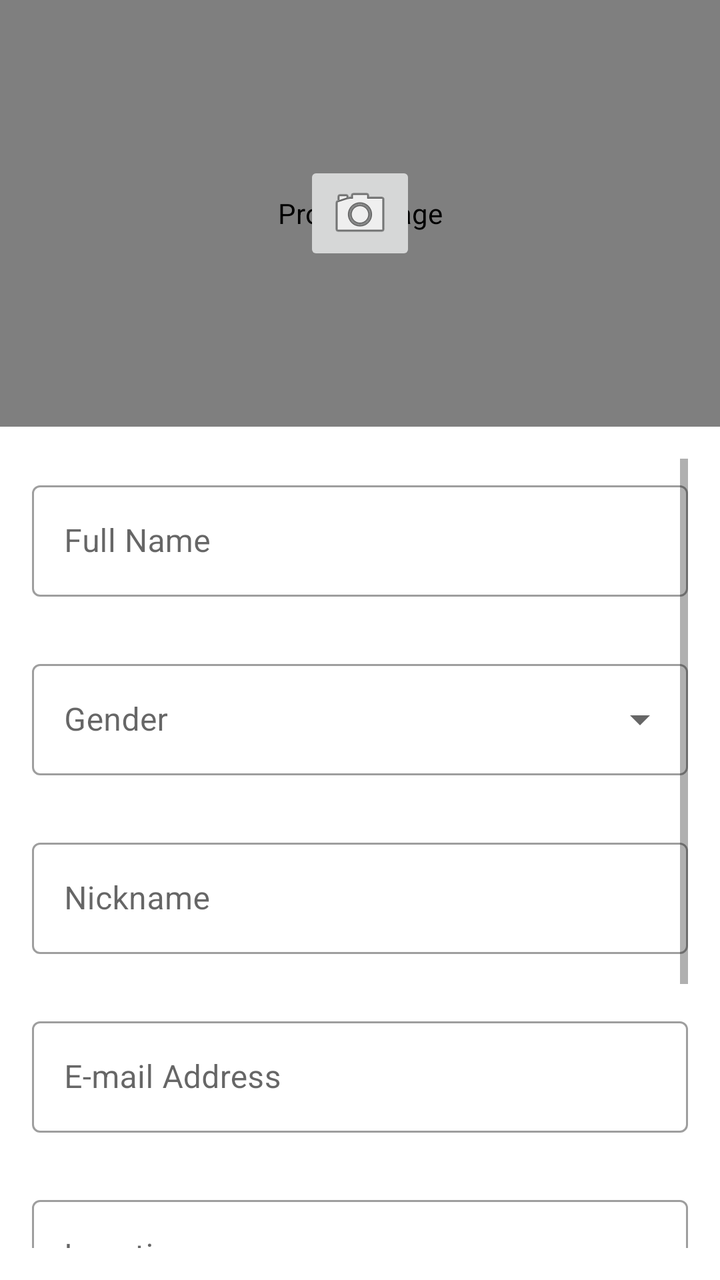
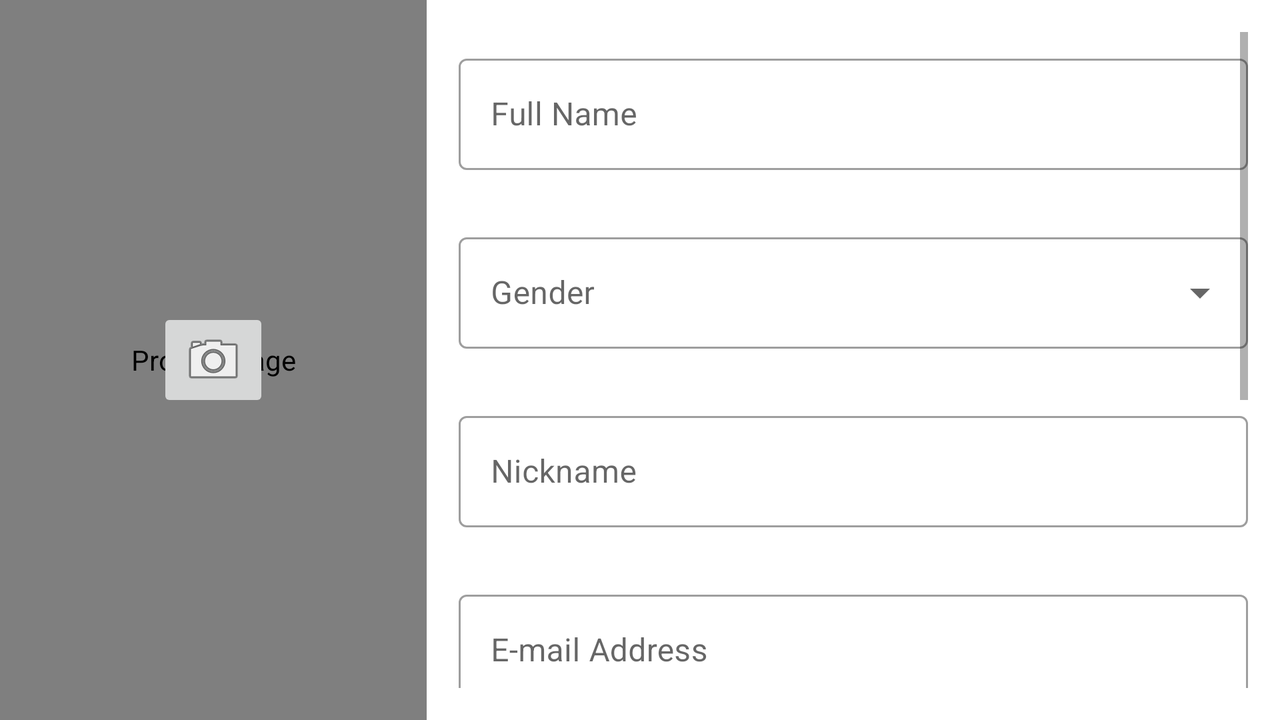

An Android layout and its configuration variant, each rendered on a device that would load it. The default file and the variant file are quoted in full after the pictures.
<!-- AndroidManifest.xml: application theme Theme.GoingMAD -->
<!-- res/layout/fragment_edit_profile.xml -->
<?xml version="1.0" encoding="utf-8"?>
<androidx.constraintlayout.widget.ConstraintLayout xmlns:android="http://schemas.android.com/apk/res/android"
    xmlns:app="http://schemas.android.com/apk/res-auto"
    xmlns:tools="http://schemas.android.com/tools"
    android:layout_width="match_parent"
    android:layout_height="match_parent">

    <de.hdodenhof.circleimageview.CircleImageView
        android:id="@+id/editProfileImage"
        android:layout_width="match_parent"
        android:layout_height="0dp"
        android:contentDescription="@string/profile_image"
        android:padding="16dp"
        app:layout_constraintBottom_toTopOf="@+id/scrollView"
        app:layout_constraintEnd_toEndOf="parent"
        app:layout_constraintHorizontal_bias="0.5"
        app:layout_constraintStart_toStartOf="parent"
        app:layout_constraintTop_toTopOf="parent"
        app:layout_constraintVertical_weight="1"
        tools:src="@tools:sample/avatars" />

    <ImageButton
        android:id="@+id/setImageButton"
        android:layout_width="wrap_content"
        android:layout_height="wrap_content"
        android:contentDescription="@string/set_profile_image"
        app:layout_constraintBottom_toBottomOf="@+id/editProfileImage"
        app:layout_constraintEnd_toEndOf="@+id/editProfileImage"
        app:layout_constraintStart_toStartOf="@+id/editProfileImage"
        app:layout_constraintTop_toTopOf="@+id/editProfileImage"
        app:srcCompat="@android:drawable/ic_menu_camera" />

    <ScrollView
        android:id="@+id/scrollView"
        android:layout_width="match_parent"
        android:layout_height="0dp"
        android:orientation="vertical"
        app:layout_constraintBottom_toBottomOf="parent"
        app:layout_constraintEnd_toEndOf="parent"
        app:layout_constraintHorizontal_bias="0.5"
        app:layout_constraintStart_toStartOf="@+id/editProfileImage"
        app:layout_constraintTop_toBottomOf="@+id/editProfileImage"
        app:layout_constraintVertical_weight="2"
        android:padding="16dp">

        <androidx.constraintlayout.widget.ConstraintLayout
            android:layout_width="match_parent"
            android:layout_height="wrap_content">

            <com.google.android.material.textfield.TextInputLayout
                android:id="@+id/editTextFullnameLabel"
                android:layout_width="match_parent"
                android:layout_height="wrap_content"
                android:hint="@string/full_name_label"
                android:paddingTop="8dp"
                app:errorEnabled="true"
                app:layout_constraintBottom_toTopOf="@+id/editTextGenderLabel"
                app:layout_constraintTop_toBottomOf="parent"
                style="@style/Widget.MaterialComponents.TextInputLayout.OutlinedBox">

                <com.google.android.material.textfield.TextInputEditText
                    android:id="@+id/editTextFullname"
                    android:layout_width="match_parent"
                    android:layout_height="wrap_content"
                    android:inputType="textCapWords" />
            </com.google.android.material.textfield.TextInputLayout>


            <com.google.android.material.textfield.TextInputLayout
                android:id="@+id/editTextGenderLabel"
                style="@style/Widget.MaterialComponents.TextInputLayout.OutlinedBox.ExposedDropdownMenu"
                android:layout_width="match_parent"
                android:layout_height="wrap_content"
                android:paddingTop="8dp"
                app:errorEnabled="true"
                app:layout_constraintBottom_toTopOf="@+id/editTextNicknameLabel"
                app:layout_constraintTop_toBottomOf="@+id/editTextFullnameLabel"
                android:hint="@string/gender">

                <AutoCompleteTextView
                    android:id="@+id/editTextGender"
                    android:layout_width="match_parent"
                    android:layout_height="wrap_content"
                    android:inputType="none"
                    tools:ignore="LabelFor"
                    />

            </com.google.android.material.textfield.TextInputLayout>

            <com.google.android.material.textfield.TextInputLayout
                android:id="@+id/editTextNicknameLabel"
                android:layout_width="match_parent"
                android:layout_height="wrap_content"
                android:hint="@string/nickname_label"
                android:paddingTop="8dp"
                app:errorEnabled="true"
                app:layout_constraintBottom_toTopOf="@+id/editTextEmailLabel"
                app:layout_constraintTop_toBottomOf="@+id/editTextGenderLabel"
                style="@style/Widget.MaterialComponents.TextInputLayout.OutlinedBox">

                <com.google.android.material.textfield.TextInputEditText
                    android:id="@+id/editTextNickname"
                    android:layout_width="match_parent"
                    android:layout_height="wrap_content"
                    android:inputType="textPersonName" />
            </com.google.android.material.textfield.TextInputLayout>

            <com.google.android.material.textfield.TextInputLayout
                android:id="@+id/editTextEmailLabel"
                android:layout_width="match_parent"
                android:layout_height="wrap_content"
                android:hint="@string/email_label"
                android:paddingTop="8dp"
                app:errorEnabled="true"
                app:layout_constraintBottom_toTopOf="@+id/editTextLocationLabel"
                app:layout_constraintTop_toBottomOf="@+id/editTextNicknameLabel"
                style="@style/Widget.MaterialComponents.TextInputLayout.OutlinedBox">

                <com.google.android.material.textfield.TextInputEditText
                    android:id="@+id/editTextEmail"
                    android:layout_width="match_parent"
                    android:layout_height="wrap_content"
                    android:inputType="textEmailAddress" />
            </com.google.android.material.textfield.TextInputLayout>

            <com.google.android.material.textfield.TextInputLayout
                android:id="@+id/editTextLocationLabel"
                android:layout_width="match_parent"
                android:layout_height="wrap_content"
                android:hint="@string/location_label"
                android:paddingTop="8dp"
                app:errorEnabled="true"
                app:layout_constraintBottom_toTopOf="@+id/editTextCarLabel"
                app:layout_constraintTop_toBottomOf="@+id/editTextEmailLabel"
                style="@style/Widget.MaterialComponents.TextInputLayout.OutlinedBox">

                <com.google.android.material.textfield.TextInputEditText
                    android:id="@+id/editTextLocation"
                    android:layout_width="match_parent"
                    android:layout_height="wrap_content"
                    android:inputType="textCapWords" />
            </com.google.android.material.textfield.TextInputLayout>

            <com.google.android.material.textfield.TextInputLayout
                android:id="@+id/editTextCarLabel"
                android:layout_width="match_parent"
                android:layout_height="wrap_content"
                android:hint="@string/car"
                android:paddingTop="8dp"
                app:errorEnabled="true"
                app:layout_constraintBottom_toTopOf="@+id/editTextBirthdateLabel"
                app:layout_constraintTop_toBottomOf="@+id/editTextLocationLabel"
                style="@style/Widget.MaterialComponents.TextInputLayout.OutlinedBox">

                <com.google.android.material.textfield.TextInputEditText
                    android:id="@+id/editTextCar"
                    android:layout_width="match_parent"
                    android:layout_height="wrap_content"
                    android:inputType="textCapWords" />
            </com.google.android.material.textfield.TextInputLayout>

            <com.google.android.material.textfield.TextInputLayout
                android:id="@+id/editTextBirthdateLabel"
                android:layout_width="match_parent"
                android:layout_height="wrap_content"
                android:hint="@string/birth_date"
                android:paddingTop="8dp"
                app:errorEnabled="true"
                app:layout_constraintBottom_toTopOf="parent"
                app:layout_constraintTop_toBottomOf="@+id/editTextCarLabel"
                style="@style/Widget.MaterialComponents.TextInputLayout.OutlinedBox">

                <com.google.android.material.textfield.TextInputEditText
                    android:id="@+id/editTextBirthdate"
                    android:layout_width="match_parent"
                    android:layout_height="wrap_content"
                    android:inputType="textCapWords"
                    android:focusable="false"
                    android:clickable="true"/>
            </com.google.android.material.textfield.TextInputLayout>
        </androidx.constraintlayout.widget.ConstraintLayout>
    </ScrollView>
</androidx.constraintlayout.widget.ConstraintLayout>
<!-- resources referenced by this layout -->
<resources>
  <string name="birth_date">Date of Birth</string>
  <string name="car">Vehicle</string>
  <string name="email_label">E-mail Address</string>
  <string name="full_name_label">Full Name</string>
  <string name="gender">Gender</string>
  <string name="location_label">Location</string>
  <string name="nickname_label">Nickname</string>
  <string name="profile_image">Profile Image</string>
  <string name="set_profile_image">Set Profile Image</string>
  <style name="Theme.GoingMAD" parent="Theme.MaterialComponents.DayNight.DarkActionBar">
          
          <item name="colorPrimary">@color/lightblue_500</item>
          <item name="colorPrimaryVariant">@color/lightblue_500_dark_variant</item>
          <item name="colorOnPrimary">@color/black</item>
          
          <item name="colorSecondary">@color/amber_500</item>
          <item name="colorSecondaryVariant">@color/amber_500_light_variant</item>
          <item name="colorOnSecondary">@color/black</item>
          <item name="colorOnBackground">@color/black</item>
          
          <item name="android:statusBarColor" tools:targetApi="l">?attr/colorPrimaryVariant</item>
          
      </style>
  <color name="lightblue_500">#FF03A9F4</color>
  <color name="lightblue_500_dark_variant">#FF007ac1</color>
  <color name="black">#FF000000</color>
  <color name="amber_500">#FFffc107</color>
  <color name="amber_500_light_variant">#FFfff350</color>
</resources>
<!-- res/layout-land/fragment_edit_profile.xml (the repository's variant of the layout above) -->
<!-- drawn on the phone turned sideways -->
<?xml version="1.0" encoding="utf-8"?>
<androidx.constraintlayout.widget.ConstraintLayout xmlns:android="http://schemas.android.com/apk/res/android"
    xmlns:app="http://schemas.android.com/apk/res-auto"
    xmlns:tools="http://schemas.android.com/tools"
    android:layout_width="match_parent"
    android:layout_height="match_parent">

    <de.hdodenhof.circleimageview.CircleImageView
        android:id="@+id/editProfileImage"
        android:layout_width="0dp"
        android:layout_height="match_parent"
        android:contentDescription="@string/profile_image"
        android:padding="16dp"
        app:layout_constraintBottom_toBottomOf="parent"
        app:layout_constraintEnd_toStartOf="@+id/scrollView"
        app:layout_constraintHorizontal_bias="0.5"
        app:layout_constraintHorizontal_weight="1"
        app:layout_constraintStart_toStartOf="parent"
        app:layout_constraintTop_toTopOf="parent"
        tools:src="@tools:sample/avatars" />

    <ImageButton
        android:id="@+id/setImageButton"
        android:layout_width="wrap_content"
        android:layout_height="wrap_content"
        android:contentDescription="@string/set_profile_image"
        app:layout_constraintBottom_toBottomOf="@+id/editProfileImage"
        app:layout_constraintEnd_toEndOf="@+id/editProfileImage"
        app:layout_constraintStart_toStartOf="@+id/editProfileImage"
        app:layout_constraintTop_toTopOf="@+id/editProfileImage"
        app:srcCompat="@android:drawable/ic_menu_camera" />

    <ScrollView
        android:id="@+id/scrollView"
        android:layout_width="0dp"
        android:layout_height="match_parent"
        android:orientation="vertical"
        app:layout_constraintBottom_toBottomOf="parent"
        app:layout_constraintEnd_toEndOf="parent"
        app:layout_constraintStart_toEndOf="@+id/editProfileImage"
        app:layout_constraintLeft_toRightOf="@+id/editProfileImage"
        app:layout_constraintHorizontal_weight="2"
        app:layout_constraintHorizontal_bias="0.5"
        android:padding="16dp">

        <androidx.constraintlayout.widget.ConstraintLayout
            android:layout_width="match_parent"
            android:layout_height="wrap_content">

            <com.google.android.material.textfield.TextInputLayout
                android:id="@+id/editTextFullnameLabel"
                android:layout_width="match_parent"
                android:layout_height="wrap_content"
                android:hint="@string/full_name_label"
                android:paddingTop="8dp"
                app:errorEnabled="true"
                app:layout_constraintBottom_toTopOf="@+id/editTextGenderLabel"
                app:layout_constraintTop_toBottomOf="parent"
                style="@style/Widget.MaterialComponents.TextInputLayout.OutlinedBox">

                <com.google.android.material.textfield.TextInputEditText
                    android:id="@+id/editTextFullname"
                    android:layout_width="match_parent"
                    android:layout_height="wrap_content"
                    android:inputType="textCapWords" />
            </com.google.android.material.textfield.TextInputLayout>

            <com.google.android.material.textfield.TextInputLayout
                android:id="@+id/editTextGenderLabel"
                style="@style/Widget.MaterialComponents.TextInputLayout.OutlinedBox.ExposedDropdownMenu"
                android:layout_width="match_parent"
                android:layout_height="wrap_content"
                android:paddingTop="8dp"
                app:errorEnabled="true"
                app:layout_constraintBottom_toTopOf="@+id/editTextNicknameLabel"
                app:layout_constraintTop_toBottomOf="@+id/editTextFullnameLabel"
                android:hint="@string/gender">

                <AutoCompleteTextView
                    android:id="@+id/editTextGender"
                    android:layout_width="match_parent"
                    android:layout_height="wrap_content"
                    android:inputType="none"
                    tools:ignore="LabelFor" />

            </com.google.android.material.textfield.TextInputLayout>


            <com.google.android.material.textfield.TextInputLayout
                android:id="@+id/editTextNicknameLabel"
                android:layout_width="match_parent"
                android:layout_height="wrap_content"
                android:hint="@string/nickname_label"
                android:paddingTop="8dp"
                app:errorEnabled="true"
                app:layout_constraintBottom_toTopOf="@+id/editTextEmailLabel"
                app:layout_constraintTop_toBottomOf="@+id/editTextGenderLabel"
                style="@style/Widget.MaterialComponents.TextInputLayout.OutlinedBox">

                <com.google.android.material.textfield.TextInputEditText
                    android:id="@+id/editTextNickname"
                    android:layout_width="match_parent"
                    android:layout_height="wrap_content"
                    android:inputType="textPersonName" />
            </com.google.android.material.textfield.TextInputLayout>

            <com.google.android.material.textfield.TextInputLayout
                android:id="@+id/editTextEmailLabel"
                android:layout_width="match_parent"
                android:layout_height="wrap_content"
                android:hint="@string/email_label"
                android:paddingTop="8dp"
                app:errorEnabled="true"
                app:layout_constraintBottom_toTopOf="@+id/editTextLocationLabel"
                app:layout_constraintTop_toBottomOf="@+id/editTextNicknameLabel"
                style="@style/Widget.MaterialComponents.TextInputLayout.OutlinedBox">

                <com.google.android.material.textfield.TextInputEditText
                    android:id="@+id/editTextEmail"
                    android:layout_width="match_parent"
                    android:layout_height="wrap_content"
                    android:inputType="textEmailAddress" />
            </com.google.android.material.textfield.TextInputLayout>

            <com.google.android.material.textfield.TextInputLayout
                android:id="@+id/editTextLocationLabel"
                android:layout_width="match_parent"
                android:layout_height="wrap_content"
                android:hint="@string/location_label"
                android:paddingTop="8dp"
                app:errorEnabled="true"
                app:layout_constraintBottom_toTopOf="@+id/editTextCarLabel"
                app:layout_constraintTop_toBottomOf="@+id/editTextEmailLabel"
                style="@style/Widget.MaterialComponents.TextInputLayout.OutlinedBox">

                <com.google.android.material.textfield.TextInputEditText
                    android:id="@+id/editTextLocation"
                    android:layout_width="match_parent"
                    android:layout_height="wrap_content"
                    android:inputType="textCapWords" />
            </com.google.android.material.textfield.TextInputLayout>

            <com.google.android.material.textfield.TextInputLayout
                android:id="@+id/editTextCarLabel"
                android:layout_width="match_parent"
                android:layout_height="wrap_content"
                android:hint="@string/car"
                android:paddingTop="8dp"
                app:errorEnabled="true"
                app:layout_constraintBottom_toTopOf="@+id/editTextBirthdateLabel"
                app:layout_constraintTop_toBottomOf="@+id/editTextLocationLabel"
                style="@style/Widget.MaterialComponents.TextInputLayout.OutlinedBox">

                <com.google.android.material.textfield.TextInputEditText
                    android:id="@+id/editTextCar"
                    android:layout_width="match_parent"
                    android:layout_height="wrap_content"
                    android:inputType="textCapWords" />
            </com.google.android.material.textfield.TextInputLayout>

            <com.google.android.material.textfield.TextInputLayout
                android:id="@+id/editTextBirthdateLabel"
                android:layout_width="match_parent"
                android:layout_height="wrap_content"
                android:hint="@string/birth_date"
                android:paddingTop="8dp"
                app:errorEnabled="true"
                app:layout_constraintBottom_toTopOf="parent"
                app:layout_constraintTop_toBottomOf="@+id/editTextCarLabel"
                style="@style/Widget.MaterialComponents.TextInputLayout.OutlinedBox">

                <com.google.android.material.textfield.TextInputEditText
                    android:id="@+id/editTextBirthdate"
                    android:layout_width="match_parent"
                    android:layout_height="wrap_content"
                    android:inputType="textCapWords"
                    android:focusable="false"
                    android:clickable="true"/>
            </com.google.android.material.textfield.TextInputLayout>
        </androidx.constraintlayout.widget.ConstraintLayout>
    </ScrollView>
</androidx.constraintlayout.widget.ConstraintLayout>
